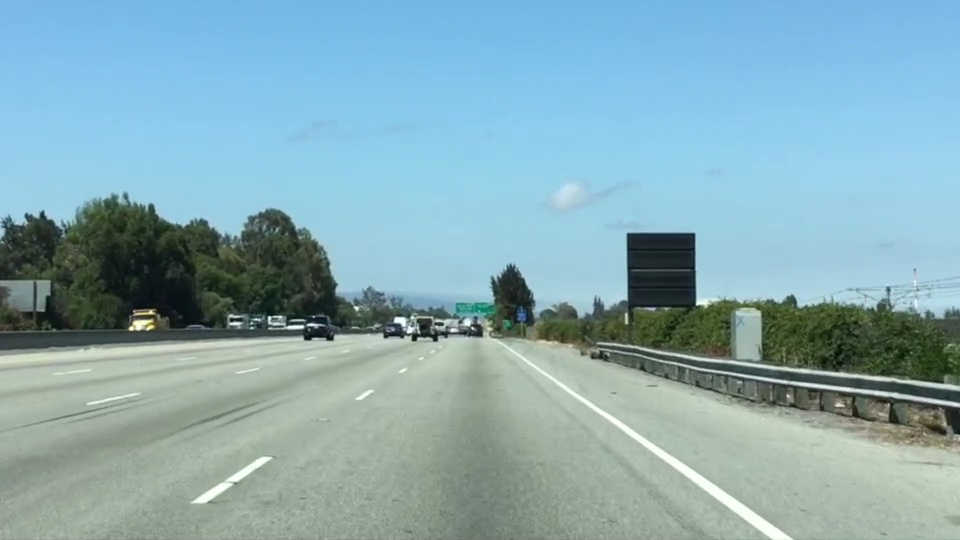
#> input picture finding line lanes/test.jpg, 960 x 540 px
$ python t1-color-and-region.py
#> lines starting #> are read from the running program, lines starting #| are printed output that depends on the picture
#!/usr/bin/env python2
# -*- coding: utf-8 -*-
"""
Created on Sun Feb 19 15:31:36 2017

@author: alvaroho

SDC ND - Term 1
Project 1: Finding Lane Lines
Color selection and Region Masking

"""

import matplotlib.pyplot as plt
import matplotlib.image as mpimg
import numpy as np

# Read in the image
image = mpimg.imread('test.jpg')
#> image is the input picture: shape (540, 960, 3); mean R, G, B 135.5, 171.1, 179.2

# Grab the x and y sizes and make two copies of the image
# With one copy we'll extract only the pixels that meet our selection,
# then we'll paint those pixels red in the original image to see our selection
# overlaid on the original.
ysize = image.shape[0]
#> ysize = 540
xsize = image.shape[1]
#> xsize = 960
color_select= np.copy(image)
line_image = np.copy(image)

# Define our color criteria
red_threshold = 0
green_threshold = 0
blue_threshold = 0
rgb_threshold = [red_threshold, green_threshold, blue_threshold]

# Define a triangle region of interest (Note: if you run this code,
# Keep in mind the origin (x=0, y=0) is in the upper left in image processing
# you'll find these are not sensible values!!
# But you'll get a chance to play with them soon in a quiz ;)
left_bottom = [xsize*0.1, ysize]
#> left_bottom = [96, 540]
right_bottom = [xsize*0.9, ysize]
#> right_bottom = [864, 540]
apex = [xsize*0.5, 0]
#> apex = [480, 0]

fit_left = np.polyfit((left_bottom[0], apex[0]), (left_bottom[1], apex[1]), 1)
#> fit_left = [-1.41, 675]
fit_right = np.polyfit((right_bottom[0], apex[0]), (right_bottom[1], apex[1]), 1)
#> fit_right = [1.41, -675]
fit_bottom = np.polyfit((left_bottom[0], right_bottom[0]), (left_bottom[1], right_bottom[1]), 1)
#> fit_bottom = [-1.44e-16, 540]

# Mask pixels below the threshold
color_thresholds = (image[:,:,0] < rgb_threshold[0]) | \
                    (image[:,:,1] < rgb_threshold[1]) | \
                    (image[:,:,2] < rgb_threshold[2])
#> color_thresholds: shape (540, 960) bool; every value is 0

# Find the region inside the lines
XX, YY = np.meshgrid(np.arange(0, xsize), np.arange(0, ysize))
region_thresholds = (YY > (XX*fit_left[0] + fit_left[1])) & \
                    (YY > (XX*fit_right[0] + fit_right[1])) & \
                    (YY < (XX*fit_bottom[0] + fit_bottom[1]))
# Mask color selection
color_select[color_thresholds] = [0,0,0]
# Find where image is both colored right and in the region
line_image[~color_thresholds & region_thresholds] = [255,0,0]
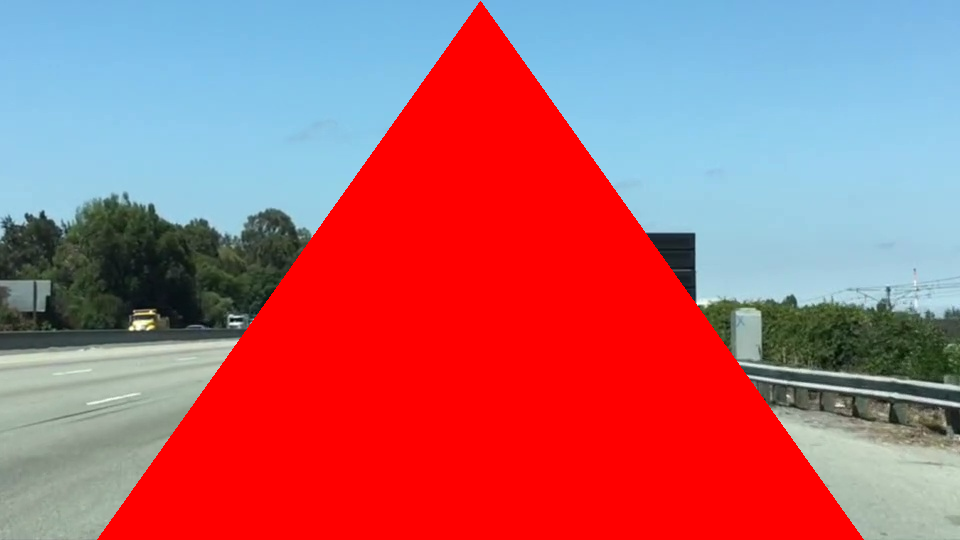
#> line_image: shape (540, 960, 3); mean R, G, B 179.2, 102.7, 112.1

# Display our two output images
plt.imshow(color_select)
plt.imshow(line_image)
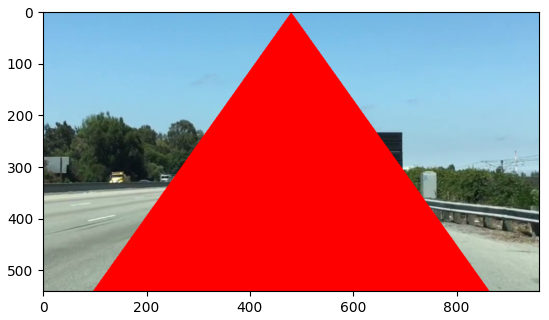
#> figure drawn by matplotlib, 1 panel
